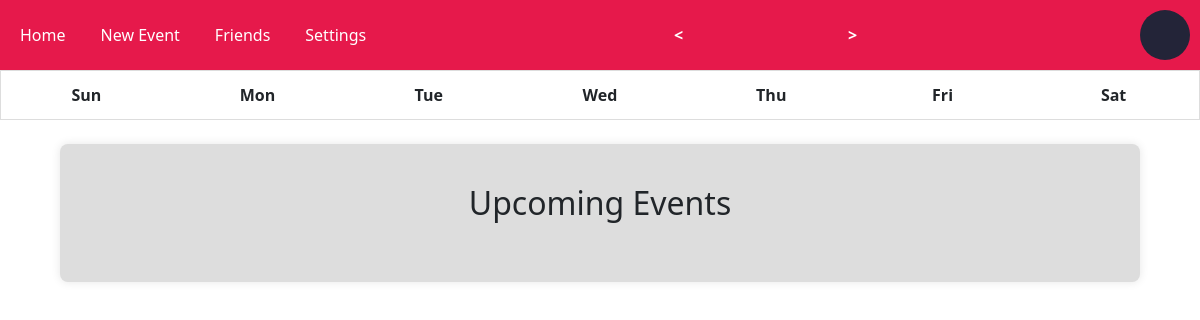
The page /home (signed in) on the database as committed earlier.
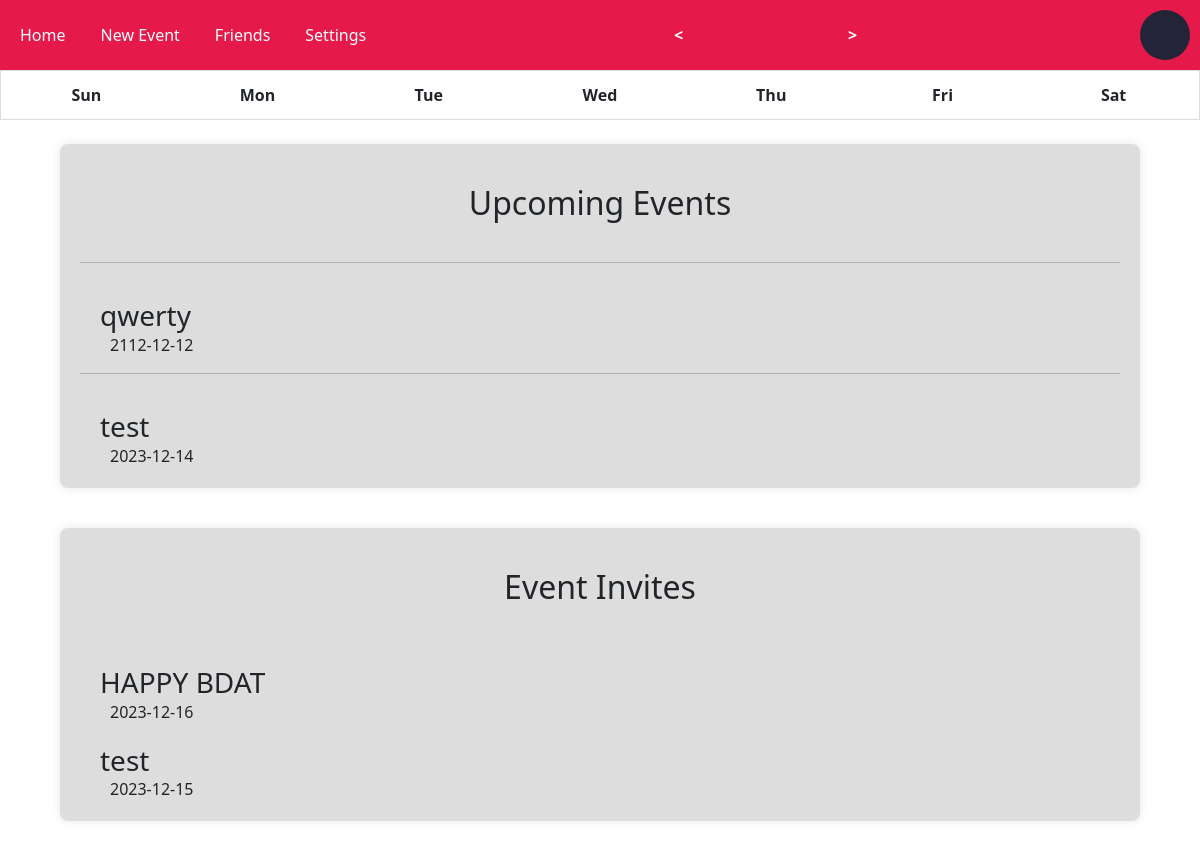
The same page on the database as committed later.
### run.py (models this page shows)
class Event(db.Model):
    id = db.Column(db.Integer, primary_key=True)
    name = db.Column(db.String(32))
    description = db.Column(db.String(120))
    location = db.Column(db.String(120))
    date = db.Column(db.String(120))
    time = db.Column(db.String(120))
    user_id = db.Column(db.Integer, db.ForeignKey('user.id'))

### run.py (the view)
@app.route('/home')
def home():
    if checkUser():
        username = User.query.filter_by(id=session['userID']).first().username
        picture = './static/uploads/' + username + '.jpg'
        events = Event.query.filter_by(user_id=session['userID']).all()
        invitations = EventFriend.query.filter_by(friend_id=session['userID']).all()
        eventInvitations = []
        for i in invitations:
            eventInvitations.append(Event.query.filter_by(id=i.event_id).first())
        return render_template('home.html', profile_picture=picture, username=username, events=events, eventInvitations=eventInvitations)
    else:
        return render_template('index.html')

### run.py (called while the page is built)
def checkUser():
    if session.get('logged_in'):
        return True
    else:
        return False

### templates/home.html (shortened to what this page needs)
{% extends 'base.html' %}
{% block content %}
<body onload="Calendar()">
  <nav>
    <div class="nav-links">
      <a href="/home">Home</a>
      <a href="/create_event">New Event</a>
      <a href="/friends">Friends</a>
      <a href="/settings">Settings</a>
    </div>
    <div class="month-nav">
      <button onclick="prevMonth()"><b> < </b></button>
      <a id="monthAndYear"></a>
      <button onclick="nextMonth()"><b> > </b></button>
    </div>
    <img id="profile-picture" src="{{ profile_picture }}" alt="Profile Picture" onclick="changeProfilePicture()">
  </nav>
  <table id="calendar">
    <thead>
      <tr>
        <th>Sun</th>
        <th>Mon</th>
        <th>Tue</th>
        <th>Wed</th>
        <th>Thu</th>
        <th>Fri</th>
        <th>Sat</th>
      </tr>
    </thead>
  </table>
  <div>
    <br>
  </div>
  <div class="printDetails">
  <h2>Upcoming Events</h2>
    {% for event in events %}
      <hr>
      <div class="event">
        <h3>{{ event.name }}</h3>
        <p>{{ event.date }}</p>
      </div>
    {% endfor %}
  </div>
  {% if eventInvitations|length > 0 %}
    <div class="printDetails">
      <h2>Event Invites</h2>
      {% for event in eventInvitations %}
        <div class="event">
          <h3>{{ event.name }}</h3>
          <p>{{ event.date }}</p>
        </div>
      {% endfor %}
    </div>
  {% endif %}
{% endblock %}

### templates/base.html (shortened to what this page needs)
<!DOCTYPE html>
<html lang="en">
<head>
  <link rel="stylesheet" href="../static/stylesheet.css">
  <link href="https://cdn.jsdelivr.net/npm/bootstrap@5.3.2/dist/css/bootstrap.min.css" rel="stylesheet">
</head>
</head>
  {% block content %}{% endblock %}
</body>
</html>

### static/stylesheet.css (style rules this page uses)
html { scroll-behavior: smooth; padding: 0; margin: 0; font-family: Arial, Helvetica, sans-serif; font-size: 16px; }
* { padding: 0; margin: 0; }
h2 { font-size: 30px; font-weight: bold; padding: 20px; text-align: center; }
h3 { align-self: center; font-size: 20px; font-weight: bold; padding: 20px; }
p { padding-left: 20px; }
body { display: flex; flex-direction: column; min-height: 100vh; }
#profile-picture { width: 50px; height: 50px; border-radius: 50%; object-fit: cover; }
nav { display: flex; justify-content: space-between; align-items: center; padding: 10px; background-color: #e6194b; color: #ffffff; }
nav a, nav button { text-decoration: none; color: #fff; padding: 10px; border: none; background-color: transparent; cursor: pointer; }
nav img { border-radius: 50%; cursor: pointer; }
.nav-links { display: flex; }
.nav-links a { margin-right: 15px; }
.month-nav { display: flex; }
.month-nav a { width: 145px; text-align: center; }
#calendar { width: 100%; border-collapse: collapse; }
#calendar tr { border: 1px solid #ddd; text-align: center; flex: 1 1 0%; padding: 8px; }
#calendar th { padding-top: 12px; width: 14.28%; padding-bottom: 12px; }
.printDetails { background-color: #ddd; padding: 20px; border-radius: 8px; box-shadow: 0 0 10px rgba(0, 0, 0, 0.1); width: 100%; align-self: center; max-width: 90%; margin-bottom: 40px; }
.printDetails h2 { text-align: center; margin-bottom: 20px; }
.printDetails h3 { margin-bottom: 0px; padding-bottom: 0px; }
.printDetails p { margin: 0px; padding: 0px; margin-left: 30px; }
.printDetails div { margin-bottom: 0px; }

Rows that differ between the two databases and show on the page:
added Event: name "qwerty", date "2112-12-12", shown under "Upcoming Events"
added Event: name "test", date "2023-12-14", shown under "Upcoming Events"
added Event: name "HAPPY BDAT", date "2023-12-16", shown under "Event Invites"
added Event: name "test", date "2023-12-15", shown under "Event Invites"
Other text that changed with them:
text now shown: "Event Invites"
